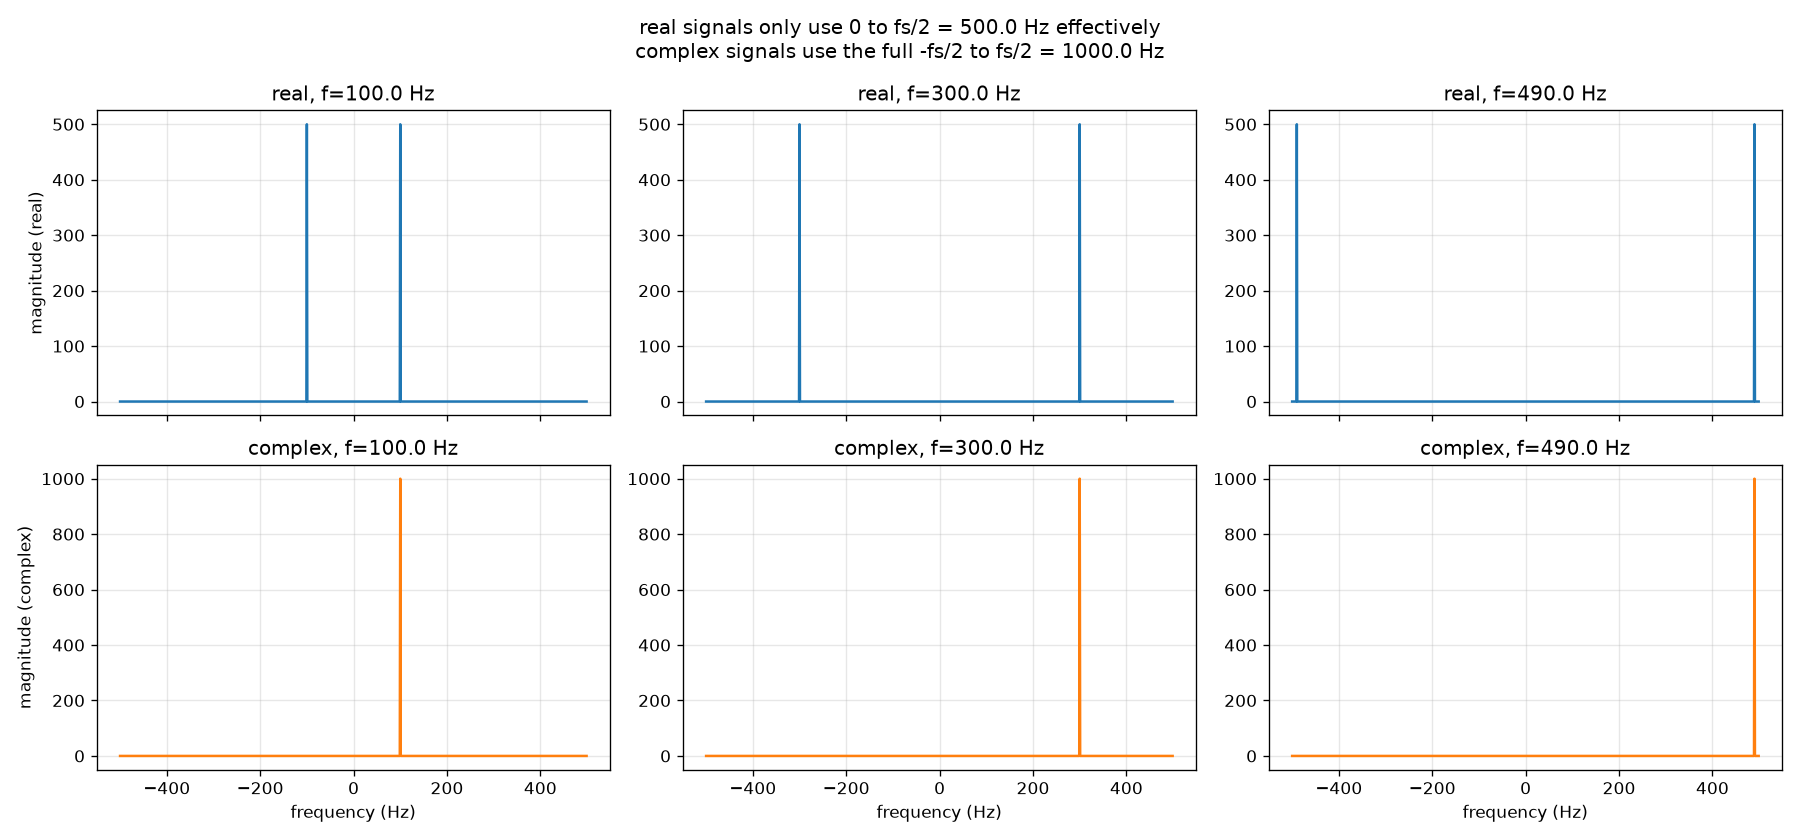

Recreate this plot in Python.
# Asymmetry between positive and negative frequencies in complex sampling
#Verify that the effective bandwidth of complex sampling is equal to the sampling rate itself (fs).
import matplotlib.pyplot as plt
import numpy as np


fs = 1000.0
duration = 1.0
n = np.arange(int(fs * duration))
t = n / fs

f_test_list = [100.0, 300.0, 490.0]

fig, axes = plt.subplots(2, len(f_test_list), figsize=(15, 7), sharex=True)

for col, f_test in enumerate(f_test_list):  # enumerate -> (index, value)
    x_real = np.cos(2 * np.pi * f_test * t)
    x_complex = np.exp(1j * 2 * np.pi * f_test * t).astype(np.complex64)

    N = len(t)
    freqs = np.fft.fftshift(np.fft.fftfreq(N, d=1 / fs))

    mag_real = np.abs(np.fft.fftshift(np.fft.fft(x_real)))
    mag_complex = np.abs(np.fft.fftshift(np.fft.fft(x_complex)))

    axes[0, col].plot(freqs, mag_real, color="C0")
    axes[0, col].set_title(f"real, f={f_test} Hz")
    axes[0, col].grid(True, alpha=0.3)

    axes[1, col].plot(freqs, mag_complex, color="C1")
    axes[1, col].set_title(f"complex, f={f_test} Hz")
    axes[1, col].set_xlabel("frequency (Hz)")
    axes[1, col].grid(True, alpha=0.3)

axes[0, 0].set_ylabel("magnitude (real)")
axes[1, 0].set_ylabel("magnitude (complex)")

fig.suptitle(f"real signals only use 0 to fs/2 = {fs/2} Hz effectively\n"
             f"complex signals use the full -fs/2 to fs/2 = {fs} Hz")
fig.tight_layout()
fig.savefig("d18_bandwidth.png", dpi=120)
print("saved to d18_bandwidth.png")

print("\nreal signal f=490Hz: check if this is close to Nyquist edge (fs/2=500Hz)")
print("complex signal f=490Hz: should show single clean peak near edge, no aliasing yet")

# By using complex sampling at the same sampling rate, 
# it is possible to accommodate twice the amount of information within the effective bandwidth.
